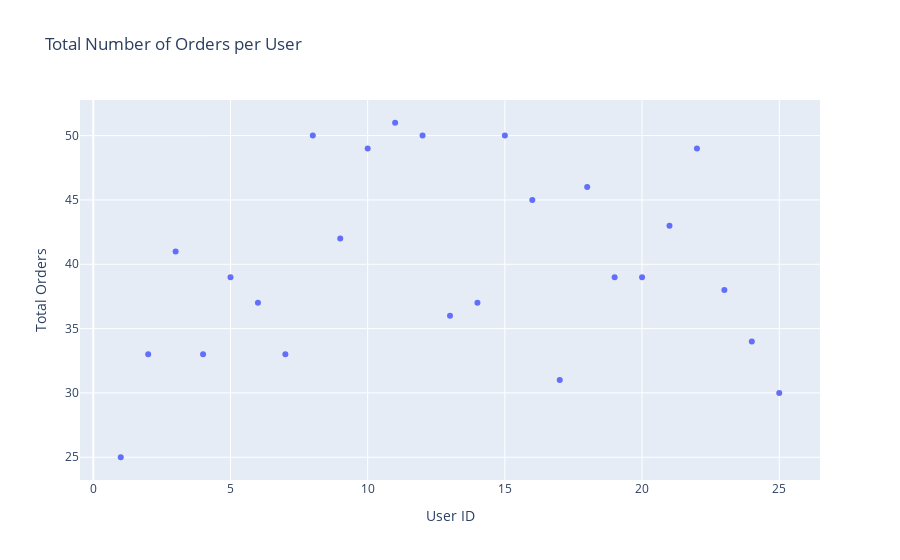

The cell this chart's notebook holds for it:
### Code cell
system = f"""You have access to a pandas dataframe `df`.
Here is the output of `df.head().to_markdown()`:

\`\`\`
{df.head().to_markdown()}
\`\`\`

Given a user question, write the Python code to answer it.
The Python code should use the `df` dataframe and generate a high-quality graph using this dataframe only.
DO NOT create any new variables or dataframes.
Return ONLY the valid Python code and nothing else.
Don't assume you have access to any libraries other than built-in Python ones, pandas, and plotly.
"""
prompt = ChatPromptTemplate.from_messages([
    ("system", system),
    ("human", "{question}")
])
chain = prompt | llm_with_tools | parser | tool
result = chain.invoke({"question": "plot a scatter chart showing the total number of orders per users."})
print(result)

### Figure 1 — Plotly figure (JSON) as saved in the notebook; plotly's stock layout.template omitted (floating-point values rounded to 4 significant figures)
{"data": [{"hovertemplate": "User ID=%{x}<br>Total Orders=%{y}<extra></extra>", "legendgroup": "", "marker": {"color": "#636efa", "symbol": "circle"}, "mode": "markers", "name": "", "orientation": "v", "showlegend": false, "type": "scatter", "x": [1, 2, 3, 4, 5, 6, 7, 8, 9, 10, 11, 12, 13, 14, 15, 16, 17, 18, 19, 20, 21, 22, 23, 24, 25], "xaxis": "x", "y": [25, 33, 41, 33, 39, 37, 33, 50, 42, 49, 51, 50, 36, 37, 50, 45, 31, 46, 39, 39, 43, 49, 38, 34, 30], "yaxis": "y"}], "layout": {"legend": {"tracegroupgap": 0}, "title": {"text": "Total Number of Orders per User"}, "xaxis": {"anchor": "y", "domain": [0, 1], "title": {"text": "User ID"}}, "yaxis": {"anchor": "x", "domain": [0, 1], "title": {"text": "Total Orders"}}}}
